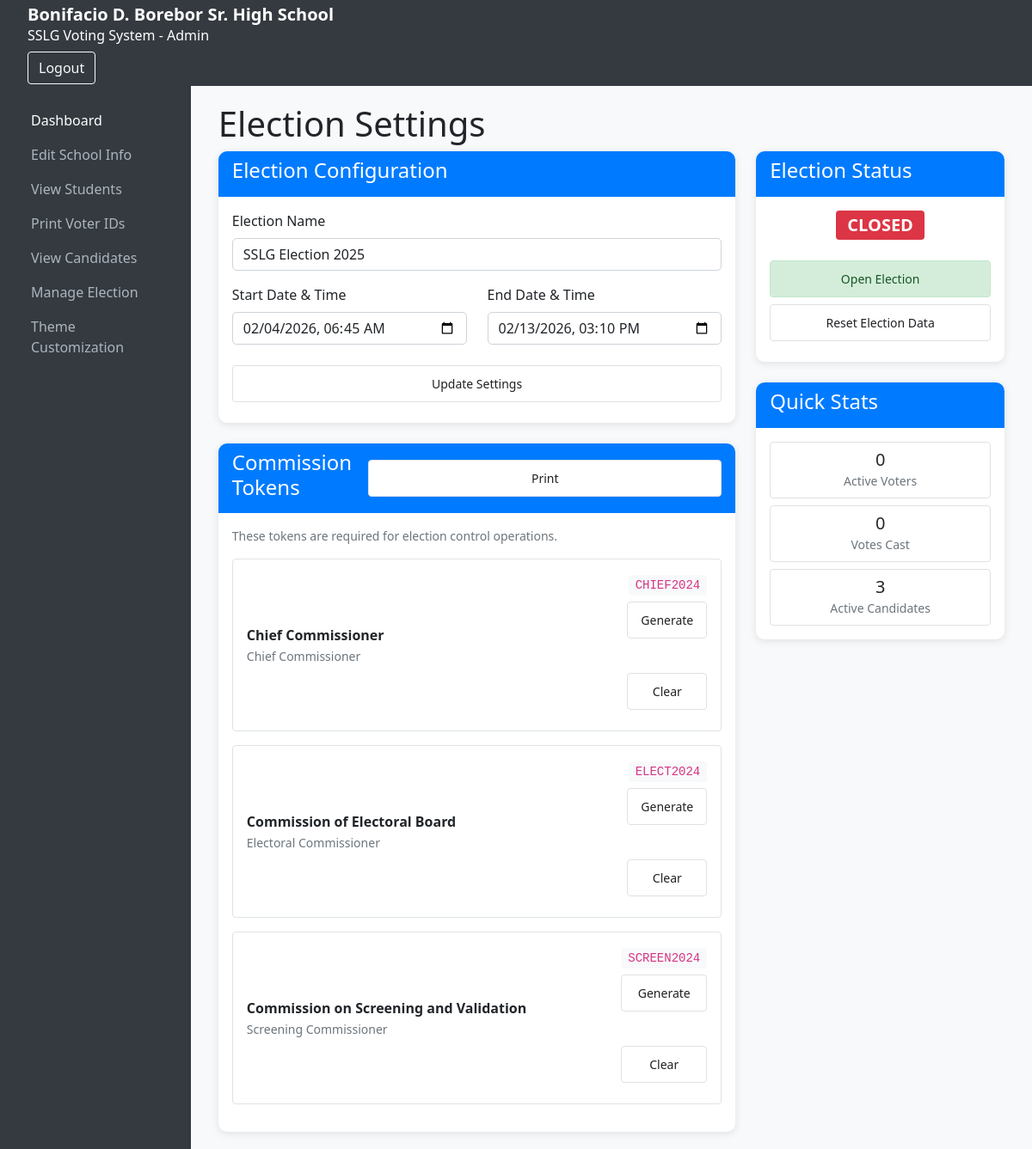
Before: /admin/election.php (signed in) with the older database file.
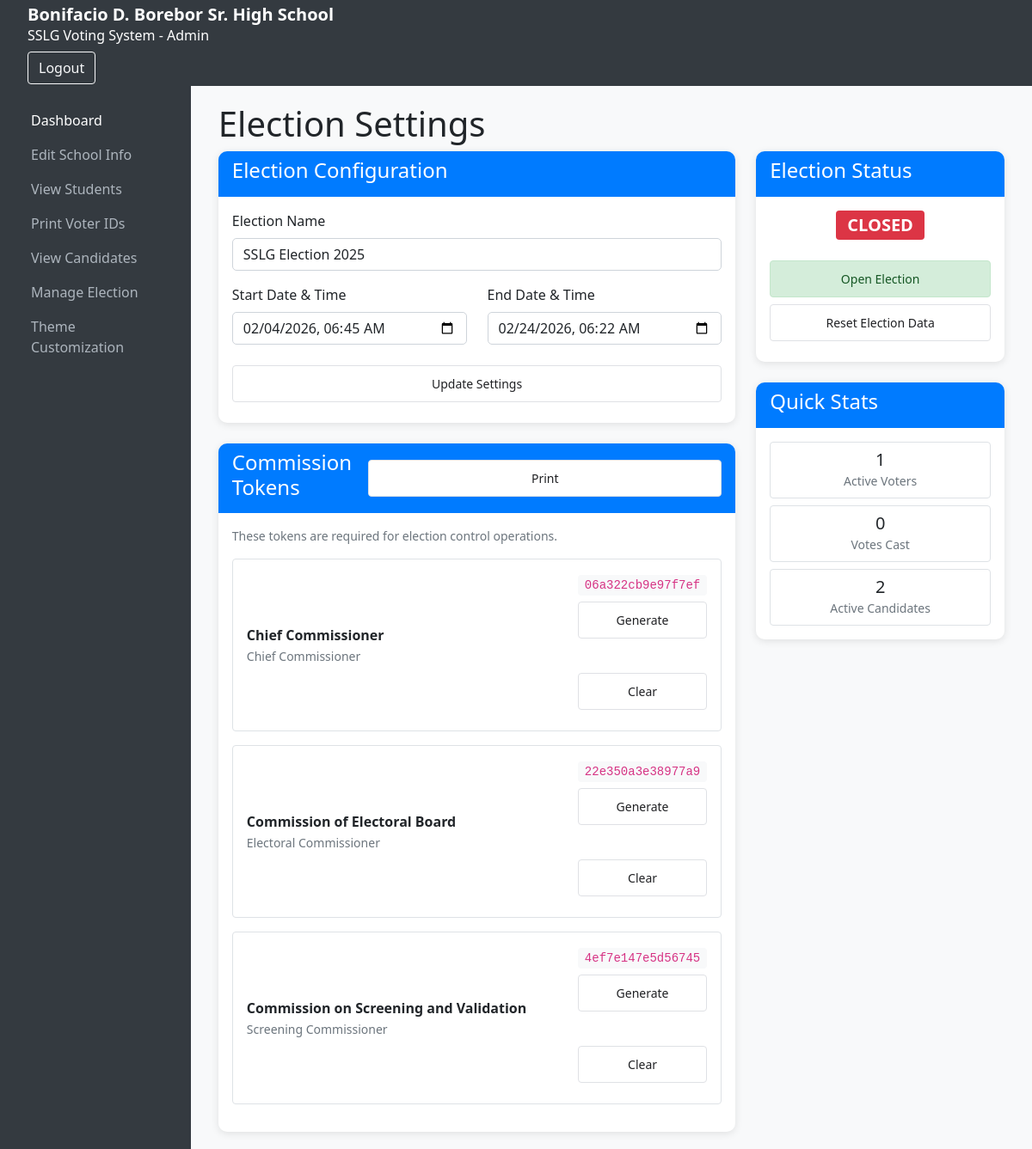
After: the same page with the newer database file.
### tables this page shows
CREATE TABLE election_settings (
            id INTEGER PRIMARY KEY AUTOINCREMENT,
            election_name TEXT NOT NULL DEFAULT 'SSLG Election',
            election_token TEXT,
            is_open INTEGER NOT NULL DEFAULT 0,
            start_date TEXT,
            end_date TEXT,
            created_at TEXT DEFAULT CURRENT_TIMESTAMP,
            updated_at TEXT DEFAULT CURRENT_TIMESTAMP
        , logo_path TEXT, theme_color TEXT DEFAULT '#343a40', allowed_ips TEXT, chief_commissioner_token TEXT, screening_validation_token TEXT, electoral_board_token TEXT);

CREATE TABLE commissioners (
  id INTEGER PRIMARY KEY AUTOINCREMENT,
  commission_type TEXT CHECK (commission_type IN ('chief','screening','electoral')) NOT NULL,
  name TEXT NOT NULL,
  token TEXT NOT NULL,
  is_active INTEGER DEFAULT 1,
  created_at DATETIME DEFAULT CURRENT_TIMESTAMP,
  updated_at DATETIME DEFAULT CURRENT_TIMESTAMP,
  UNIQUE(commission_type)
);

### includes/config.php (called while the page is built, shortened)
<?php
function getDBConnection() {
    static $conn = null;
    if ($conn === null) {
        try {
            $conn = new PDO(
                "sqlite:" . DB_FILE,
                null,
                null,
                [
                    PDO::ATTR_ERRMODE => PDO::ERRMODE_EXCEPTION,
                    PDO::ATTR_DEFAULT_FETCH_MODE => PDO::FETCH_ASSOC,
                ]
            );
        } catch (PDOException $e) {
            die("Database connection failed: " . $e->getMessage());
        }
    }
    return $conn;
}
function getElectionStatus() {
    try {
        $db = getDBConnection();
        $stmt = $db->query("SELECT * FROM election_settings ORDER BY id DESC LIMIT 1");
        $result = $stmt->fetch();
        return $result ?? null;
    } catch (Exception $e) {
        return null;
    }
}
function getThemeCSSDeclaration() {
    $election = getElectionStatus();
    $theme = $election['theme_color'] ?? '#343a40';
    return '--theme-color: ' . htmlspecialchars($theme, ENT_QUOTES, 'UTF-8') . ';';
}
?>

### admin/election.php (the view, shortened to what the changed rows need)
<?php
require_once __DIR__ . '/../includes/config.php';
include '../includes/admin_header.php';
include '../includes/admin_sidebar.php';
?>
:root { <?php echo getThemeCSSDeclaration(); ?> }
<div class="admin-content">
       <div class="container-fluid">
        <h1>Election Settings</h1>
        <div class="row">
            <div class="col-md-8">
                <div class="card mb-4">
                    <div class="card-body">
                        <form method="POST" action="">
                            <div class="mb-3">
                                <label for="election_name" class="form-label">Election Name</label>
                                <input type="text" class="form-control" id="election_name" name="election_name" value="<?php echo htmlspecialchars($election['election_name'] ?? ''); ?>" required>
                            </div>
                            <div class="row">
                                <div class="col-md-6">
                                    <div class="mb-3">
                                        <label for="start_date" class="form-label">Start Date & Time</label>
                                        <input type="datetime-local" class="form-control" id="start_date" name="start_date" value="<?php echo $election['start_date'] ? date('Y-m-d\TH:i', strtotime($election['start_date'])) : ''; ?>">
                                    </div>
                                </div>
                                <div class="col-md-6">
                                    <div class="mb-3">
                                        <label for="end_date" class="form-label">End Date & Time</label>
                                        <input type="datetime-local" class="form-control" id="end_date" name="end_date" value="<?php echo $election['end_date'] ? date('Y-m-d\TH:i', strtotime($election['end_date'])) : ''; ?>">
                                    </div>
                                </div>
                            </div>
                        </form>
                    </div>
                </div>
                    <div class="card mt-4" id="commissionersCard">
                        <div class="card-body">
                            <?php
                            $commissioners = $db->query("SELECT id, commission_type, name, token, is_active FROM commissioners ORDER BY commission_type")->fetchAll(PDO::FETCH_ASSOC);
                            ?>
                            <?php if (!empty($commissioners)): ?>
                                <?php foreach ($commissioners as $commissioner): ?>
                                    <div class="mb-3 p-3 border rounded">
                                        <div class="d-flex justify-content-between align-items-center">
                                            <div>
                                                <strong><?php echo htmlspecialchars($commissioner['name']); ?></strong><br>
                                                <small class="text-muted"><?php echo ucfirst($commissioner['commission_type']); ?> Commissioner</small>
                                            </div>
                                            <div class="text-end">
                                                <code class="bg-light px-2 py-1 rounded"><?php echo htmlspecialchars($commissioner['token']); ?></code>
                                                <div class="mt-2">
                                                    <form method="POST" class="d-inline">
                                                        <button type="submit" class="btn btn-sm btn-primary">Generate</button>
                                                    </form>
                                                    <?php if (!empty($commissioner['token'])): ?>
                                                        <form method="POST" class="d-inline ms-2" onsubmit="return confirm('Clear this token?');">
                                                            <button type="submit" class="btn btn-sm btn-warning">Clear</button>
                                                        </form>
                                                    <?php endif; ?>
                                                </div>
                                            </div>
                                        </div>
                                    </div>
                                <?php endforeach; ?>
                            <?php else: ?>
                                <div class="alert alert-warning">
                                    No commissioners found in the database.
                                </div>
                            <?php endif; ?>
                        </div>
                    </div>
            </div>
            <div class="col-md-4">
                <div class="card">
                    <div class="card-body">
                        <?php
                        $total_voters = $db->query("SELECT COUNT(*) FROM users WHERE role = 'voter' AND is_active = 1")->fetchColumn();
                        $total_candidates = $db->query("SELECT COUNT(*) FROM candidates WHERE is_active = 1")->fetchColumn();
                        ?>
                        <div class="row text-center">
                            <div class="col-12 mb-2">
                                <div class="border rounded p-2">
                                    <div class="h5 mb-0"><?php echo $total_voters; ?></div>
                                    <small class="text-muted">Active Voters</small>
                                </div>
                            </div>
                            <div class="col-12">
                                <div class="border rounded p-2">
                                    <div class="h5 mb-0"><?php echo $total_candidates; ?></div>
                                    <small class="text-muted">Active Candidates</small>
                                </div>
                            </div>
                        </div>
                    </div>
                </div>
<?php include '../includes/admin_footer.php'; ?>

Changed rows visible on the page:
changed election_settings: end_date "02/13/2026 15:10" → "02/24/2026 06:22"
changed commissioners "Chief Commissioner": token "CHIEF2024" → "06a322cb9e97f7ef"
changed commissioners "Commission of Electoral Board": token "ELECT2024" → "22e350a3e38977a9"
changed commissioners "Commission on Screening and Validation": token "SCREEN2024" → "4ef7e147e5d56745"
Other visible differences:
$total_voters: "0" → "1"
$total_candidates: "3" → "2"
